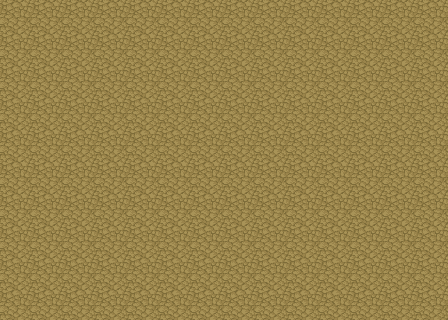

Rendered tile map (Tiled .tmx) drawn with the repository's tilesets; below, a short description and the map source with its tile grids summarised:
An orthogonal 14x10 tile map with 32x32 px tiles, 12 tile layers (Below player, Collisions, Fringe non-transparent, Fringe transparent, ...) and 3 objects (2x Waypoint, Start).

<map version="1.2" tiledversion="1.3.3" orientation="orthogonal" renderorder="right-down" width="14" height="10" tilewidth="32" tileheight="32" infinite="0" nextlayerid="24" nextobjectid="4">
 <editorsettings>
  <export target="backCave.json" format="json" />
 </editorsettings>
 <tileset firstgid="1" source="base.tsx" />
 <group id="2" name="Layer 1">
  <layer id="3" name="Below player" width="14" height="10">
   <data>[140 cells, 140 non-empty, 1 distinct tile ids]</data>
  </layer>
  <layer id="4" name="Collisions" width="14" height="10">
   <properties>
    <property name="hasCollisions" type="bool" value="true" />
   </properties>
   <data>[140 cells, 0 non-empty, 0 distinct tile ids]</data>
  </layer>
  <layer id="5" name="Fringe non-transparent" width="14" height="10">
   <properties>
    <property name="fringe" type="bool" value="true" />
   </properties>
   <data>[140 cells, 0 non-empty, 0 distinct tile ids]</data>
  </layer>
  <layer id="6" name="Fringe transparent" width="14" height="10" opacity="0.8">
   <properties>
    <property name="fringe" type="bool" value="true" />
   </properties>
   <data>[140 cells, 0 non-empty, 0 distinct tile ids]</data>
  </layer>
 </group>
 <group id="7" name="Layer 2">
  <layer id="8" name="Below player" width="14" height="10">
   <data>[140 cells, 0 non-empty, 0 distinct tile ids]</data>
  </layer>
  <layer id="9" name="Collisions" width="14" height="10">
   <properties>
    <property name="hasCollisions" type="bool" value="true" />
   </properties>
   <data>[140 cells, 0 non-empty, 0 distinct tile ids]</data>
  </layer>
  <layer id="10" name="Fringe non-transparent" width="14" height="10">
   <properties>
    <property name="fringe" type="bool" value="true" />
   </properties>
   <data>[140 cells, 0 non-empty, 0 distinct tile ids]</data>
  </layer>
  <layer id="11" name="Fringe transparent" width="14" height="10" opacity="0.8">
   <properties>
    <property name="fringe" type="bool" value="true" />
   </properties>
   <data>[140 cells, 0 non-empty, 0 distinct tile ids]</data>
  </layer>
 </group>
 <group id="12" name="Layer 3">
  <layer id="13" name="Below player" width="14" height="10">
   <data>[140 cells, 0 non-empty, 0 distinct tile ids]</data>
  </layer>
  <layer id="14" name="Collisions" width="14" height="10">
   <properties>
    <property name="hasCollisions" type="bool" value="true" />
   </properties>
   <data>[140 cells, 0 non-empty, 0 distinct tile ids]</data>
  </layer>
  <layer id="15" name="Fringe non-transparent" width="14" height="10">
   <properties>
    <property name="fringe" type="bool" value="true" />
   </properties>
   <data>[140 cells, 0 non-empty, 0 distinct tile ids]</data>
  </layer>
  <layer id="16" name="Fringe transparent" width="14" height="10" opacity="0.8">
   <properties>
    <property name="fringe" type="bool" value="true" />
   </properties>
   <data>[140 cells, 0 non-empty, 0 distinct tile ids]</data>
  </layer>
 </group>
 <objectgroup id="22" name="Objects">
  <object id="1" name="Start" x="64" y="256">
   <point />
  </object>
 </objectgroup>
 <objectgroup id="23" name="Waypoints">
  <object id="2" name="Exit to Lover Level" type="Waypoint" x="64" y="288" width="32" height="32">
   <properties>
    <property name="location" value="Village" />
    <property name="toCoordinates" value="{&quot;x&quot;: 10, &quot;y&quot;: 8}" />
   </properties>
  </object>
  <object id="3" name="Exit to Higher Level" type="Waypoint" x="384" y="288" width="32" height="32">
   <properties>
    <property name="location" value="Village" />
    <property name="toCoordinates" value="{&quot;x&quot;: 17, &quot;y&quot;: 7}" />
   </properties>
  </object>
 </objectgroup>
</map>
